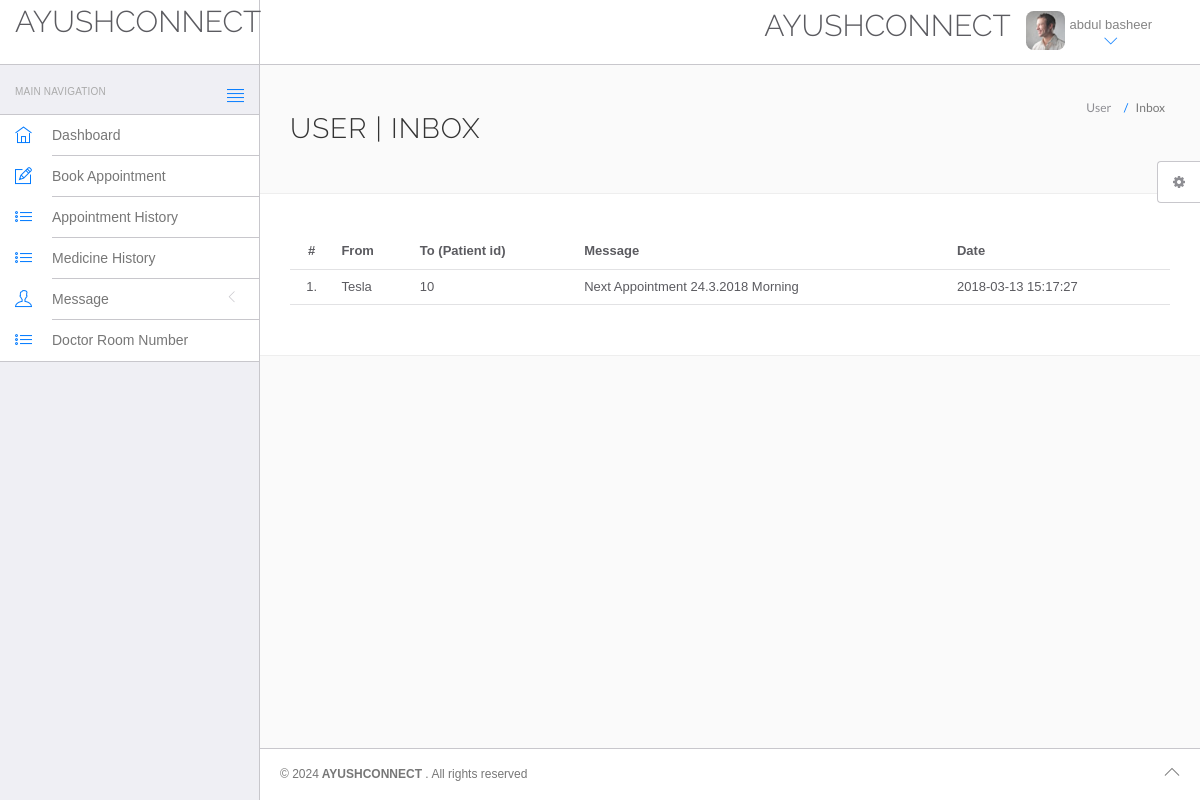
The page /hms/inbox.php (signed in) on the database its author committed.
### tables this page shows
CREATE TABLE IF NOT EXISTS `users` (
  `id` int(11) NOT NULL AUTO_INCREMENT,
  `fullName` varchar(255) NOT NULL,
  `address` longtext NOT NULL,
  `city` varchar(255) NOT NULL,
  `gender` varchar(255) NOT NULL,
  `email` varchar(255) NOT NULL,
  `password` varchar(255) NOT NULL,
  `regDate` timestamp NOT NULL DEFAULT CURRENT_TIMESTAMP,
  `updationDate` varchar(255) NOT NULL,
  PRIMARY KEY (`id`)
);

CREATE TABLE IF NOT EXISTS `message` (
  `msgid` int(10) NOT NULL AUTO_INCREMENT,
  `fromId` int(10) NOT NULL,
  `msgfrom` varchar(25) NOT NULL,
  `toId` int(10) NOT NULL,
  `message` text NOT NULL,
  `msgdate` datetime NOT NULL,
  PRIMARY KEY (`msgid`)
);

### hms/inbox.php (the view, shortened to what this page needs)
<!DOCTYPE html>
<html lang="en">
	<head>
		<link rel="stylesheet" href="vendor/bootstrap/css/bootstrap.min.css">
		<link rel="stylesheet" href="vendor/fontawesome/css/font-awesome.min.css">
		<link rel="stylesheet" href="vendor/themify-icons/themify-icons.min.css">
		<link href="vendor/animate.css/animate.min.css" rel="stylesheet" media="screen">
		<link href="vendor/perfect-scrollbar/perfect-scrollbar.min.css" rel="stylesheet" media="screen">
		<link href="vendor/switchery/switchery.min.css" rel="stylesheet" media="screen">
		<link href="vendor/bootstrap-touchspin/jquery.bootstrap-touchspin.min.css" rel="stylesheet" media="screen">
		<link href="vendor/select2/select2.min.css" rel="stylesheet" media="screen">
		<link href="vendor/bootstrap-datepicker/bootstrap-datepicker3.standalone.min.css" rel="stylesheet" media="screen">
		<link href="vendor/bootstrap-timepicker/bootstrap-timepicker.min.css" rel="stylesheet" media="screen">
		<link rel="stylesheet" href="assets/css/styles.css">
		<link rel="stylesheet" href="assets/css/plugins.css">
		<link rel="stylesheet" href="assets/css/themes/theme-1.css" id="skin_color" />
	</head>
	<body>
		<div id="app">
<?php include('include/sidebar.php');?>
			<div class="app-content">
					<?php include('include/header.php');?>
				<div class="main-content" >
					<div class="wrap-content container" id="container">
						<section id="page-title">
							<div class="row">
								<div class="col-sm-8">
									<h1 class="mainTitle">User  | Inbox</h1>
																	</div>
								<ol class="breadcrumb">
									<li>
										<span>User </span>
									</li>
									<li class="active">
										<span>Inbox</span>
									</li>
								</ol>
							</div>
						</section>
						<div class="container-fluid container-fullw bg-white">
									<div class="row">
								<div class="col-md-12">
									<table class="table table-hover" id="sample-table-1">
										<thead>
											<tr>
												<th class="center">#</th>
                                                <th class="hidden-xs">From</th>
												<th class="hidden-xs">To (Patient id)</th>
												<th class="hidden-xs">Message</th>
                                                <th class="hidden-xs">Date</th>
											</tr>
										</thead>
										<tbody>
<?php
$sql=mysql_query("select * from message  where toId='".$_SESSION['id']."'");
$cnt=1;
while($row=mysql_fetch_array($sql))
{
?>
											<tr>
												<td class="center"><?php echo $cnt;?>.</td>
												<td><?php echo $row['msgfrom'];?></td>
												<td><?php echo $row['toId'];?></td>
												<td><?php echo $row['message'];?></td>
												<td><?php echo $row['msgdate'];?></td>
											</tr>
											<?php
$cnt=$cnt+1;
											 }?>
										</tbody>
									</table>
								</div>
							</div>
								</div>
					</div>
				</div>
			</div>
	<?php include('include/footer.php');?>
	<?php include('include/setting.php');?>
		</div>
	</body>
</html>

### hms/include/header.php (shortened to what this page needs)
<header class="navbar navbar-default navbar-static-top">
					<div class="navbar-header">
						<a class="navbar-brand" href="#">
							<h2 style="padding-top:2% ">AYUSHCONNECT </h2>
						</a>
						<a href="#" class="sidebar-toggler pull-right visible-md visible-lg" data-toggle-class="app-sidebar-closed" data-toggle-target="#app">
							<i class="ti-align-justify"></i>
						</a>
					</div>
					<div class="navbar-collapse collapse">
						<ul class="nav navbar-right">
								<li  style="padding-top:2% ">
								<h2>AYUSHCONNECT </h2>
							</li>
							<li class="dropdown current-user">
								<a href class="dropdown-toggle" data-toggle="dropdown">
									<img src="assets/images/avatar-1.jpg" alt="Peter"> <span class="username">
									<?php $query=mysql_query("select fullName from users where id='".$_SESSION['id']."'");
while($row=mysql_fetch_array($query))
{
	echo $row['fullName'];
}
									?> <i class="ti-angle-down"></i></i></span>
								</a>
							</li>
						</ul>
					</div>
				</header>

### hms/assets/css/themes/theme-1.css (style rules this page uses)
body { background: #FAFAFA; }
header .navbar-header { background: #ffffff !important; border-right-color: #c8c7cc !important; border-bottom-color: #c8c7cc !important; }
header .navbar-header .sidebar-toggler, header .navbar-header .sidebar-mobile-toggler { color: #007aff !important; }
header .navbar-header .navbar-brand { color: #777 !important; }
header .navbar-collapse { background: #ffffff !important; border-bottom-color: #c8c7cc !important; box-shadow: none !important; }
header .navbar-collapse .navbar-right > li > a { color: #777; }
header .navbar-collapse .navbar-right > li > a i { color: #007aff !important; }

### rows shown on the page
users: fullName "abdul basheer"
message: msgfrom "Tesla", toId "10", message "Next Appointment 24.3.2018 Morning", msgdate "2018-03-13 15:17:27"
